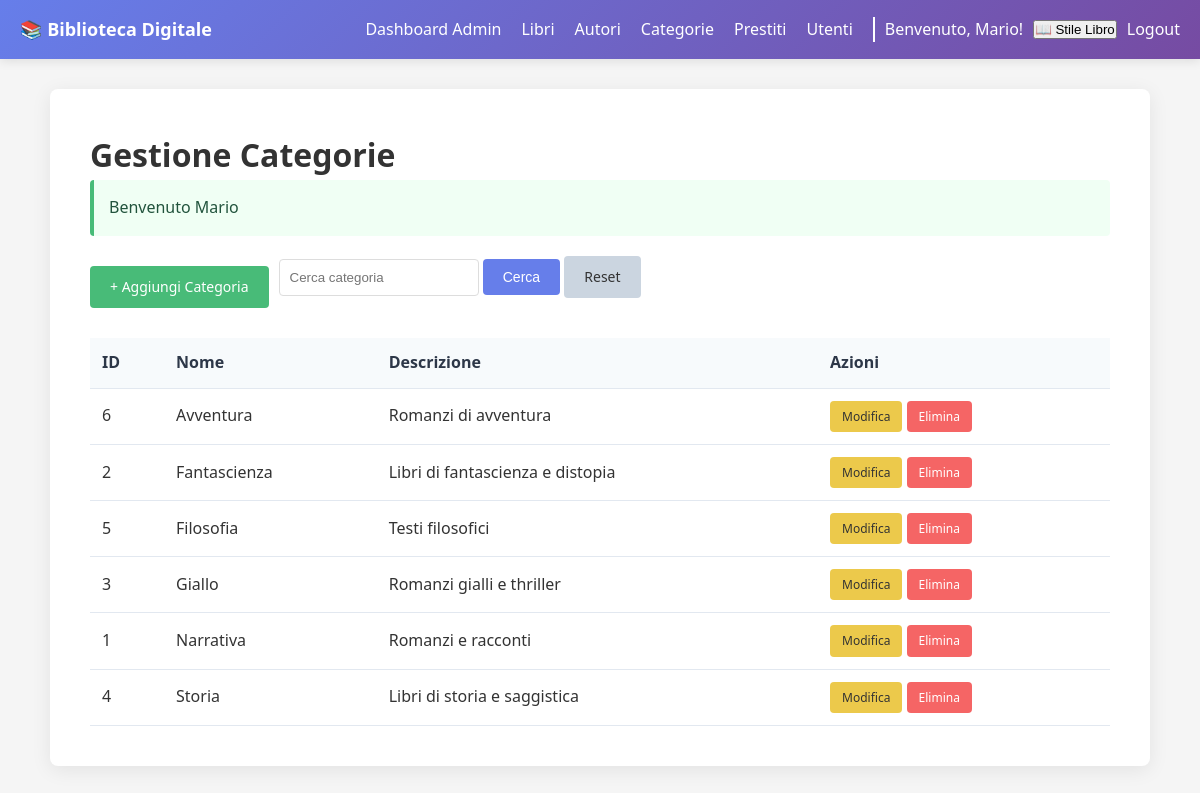
Screenshot of /admin/categorie/index.php (signed in) with the database file from the repository.
### tables this page shows
CREATE TABLE IF NOT EXISTS categorie (
    id INT AUTO_INCREMENT PRIMARY KEY,
    nome VARCHAR(100) NOT NULL UNIQUE,
    descrizione TEXT
);

### admin/categorie/index.php (the view, shortened to what this page needs)
<?php
require_once '../../config/database.php';
require_once '../../includes/functions.php';
$search = $_GET['search'] ?? '';
$sql = "SELECT * FROM categorie WHERE 1=1";
$sql .= " ORDER BY nome ASC";
$result = $conn->query($sql);
?>
<!DOCTYPE html>
<html lang="it">
<head>
    <link rel="stylesheet" href="../../assets/css/style.css">
</head>
<body>
    <?php include '../../includes/navbar.php'; ?>
    <div class="container">
        <h1>Gestione Categorie</h1>
        <?php mostra_messaggio(); ?>
        <div class="toolbar">
            <a href="create.php" class="btn btn-success">+ Aggiungi Categoria</a>
            <form method="GET" class="search-form" style="display:inline;">
                <input type="text" name="search" placeholder="Cerca categoria" value="<?php echo $search; ?>">
                <button type="submit" class="btn btn-primary">Cerca</button>
                <a href="index.php" class="btn btn-secondary">Reset</a>
            </form>
        </div>
        <table class="table">
            <thead>
                <tr>
                    <th>ID</th>
                    <th>Nome</th>
                    <th>Descrizione</th>
                    <th>Azioni</th>
                </tr>
            </thead>
            <tbody>
                <?php if ($result->num_rows > 0): ?>
                    <?php while($cat = $result->fetch_assoc()): ?>
                        <tr>
                            <td><?php echo $cat['id']; ?></td>
                            <td><?php echo $cat['nome']; ?></td>
                            <td><?php echo substr($cat['descrizione'], 0, 50) . (strlen($cat['descrizione']) > 50 ? '...' : ''); ?></td>
                            <td>
                                <a href="edit.php?id=<?php echo $cat['id']; ?>" class="btn btn-small btn-warning">Modifica</a>
                                <a href="delete.php?id=<?php echo $cat['id']; ?>" class="btn btn-small btn-danger" onclick="return confirm('Sicuro?')">Elimina</a>
                            </td>
                        </tr>
                    <?php endwhile; ?>
                <?php else: ?>
                    <tr>
                        <td colspan="4" style="text-align:center;">Nessuna categoria trovata</td>
                    </tr>
                <?php endif; ?>
            </tbody>
        </table>
    </div>
</body>
</html>

### includes/navbar.php
<nav class="navbar">
    <div class="navbar-brand">
        <a href="<?php echo SITE_URL; ?>index.php" style="font-weight: bold; font-size: 18px;">📚 <?php echo SITE_NAME; ?></a>
    </div>
    <div class="navbar-menu">
        <?php if (is_logged_in()): ?>
            <?php if (is_admin()): ?>
                <a href="<?php echo SITE_URL; ?>admin/dashboard.php">Dashboard Admin</a>
                <a href="<?php echo SITE_URL; ?>admin/libri/index.php">Libri</a>
                <a href="<?php echo SITE_URL; ?>admin/autori/index.php">Autori</a>
                <a href="<?php echo SITE_URL; ?>admin/categorie/index.php">Categorie</a>
                <a href="<?php echo SITE_URL; ?>admin/prestiti/index.php">Prestiti</a>
                <a href="<?php echo SITE_URL; ?>admin/utenti/index.php">Utenti</a>
            <?php else: ?>
                <a href="<?php echo SITE_URL; ?>user/dashboard.php">Dashboard</a>
                <a href="<?php echo SITE_URL; ?>user/catalogo.php">Catalogo</a>
                <a href="<?php echo SITE_URL; ?>user/miei_prestiti.php">I Miei Prestiti</a>
            <?php endif; ?>
            <span class="user-info">
                Benvenuto, <?php echo $_SESSION['nome']; ?>!
                <button id="book-style-toggle" onclick="toggleBookStyle()">📖 <span>Stile Libro</span></button>
                <a href="<?php echo SITE_URL; ?>auth/logout.php">Logout</a>
            </span>
        <?php else: ?>
            <a href="<?php echo SITE_URL; ?>auth/login.php">Login</a>
            <a href="<?php echo SITE_URL; ?>auth/register.php">Registrati</a>
        <?php endif; ?>
    </div>
</nav>

### includes/functions.php (shortened to what this page needs)
<?php
function is_logged_in() {
    return isset($_SESSION['user_id']);
}
function is_admin() {
    return isset($_SESSION['ruolo']) && $_SESSION['ruolo'] === 'admin';
}
function mostra_messaggio() {
    if (isset($_SESSION['message'])) {
        $type = $_SESSION['message_type'] ?? 'info';
        $message = $_SESSION['message'];
        echo "<div class='alert alert-{$type}'>{$message}</div>";
    }
}
?>

### assets/css/style.css (style rules this page uses)
* { margin: 0; padding: 0; box-sizing: border-box; }
body { font-family: 'Segoe UI', Tahoma, Geneva, Verdana, sans-serif; line-height: 1.6; background-color: #f5f5f5; color: #333; }
.container { max-width: 1100px; margin: 30px auto; padding: 40px; background: white; border-radius: 8px; box-shadow: 0 4px 20px rgba(0,0,0,0.08); }
.navbar { background: linear-gradient(135deg, #667eea 0%, #764ba2 100%); color: white; padding: 15px 20px; display: flex; justify-content: space-between; align-items: center; box-shadow: 0 2px 10px rgba(0,0,0,0.1); }
.navbar-brand a { color: white; text-decoration: none; font-size: 24px; font-weight: bold; }
.navbar-menu { display: flex; gap: 20px; align-items: center; }
.navbar-menu a { color: white; text-decoration: none; transition: opacity 0.3s; }
.user-info { display: flex; gap: 10px; align-items: center; border-left: 2px solid white; padding-left: 10px; }
.btn { display: inline-block; padding: 10px 20px; text-decoration: none; border-radius: 4px; cursor: pointer; border: none; font-size: 14px; font-weight: 500; transition: all 0.3s; }
.btn-primary { background: #667eea; color: white; }
.btn-success { background: #48bb78; color: white; }
.btn-danger { background: #f56565; color: white; }
.btn-warning { background: #ecc94b; color: #333; }
.btn-secondary { background: #cbd5e0; color: #333; }
.btn-small { padding: 6px 12px; font-size: 12px; }
.alert { padding: 15px; margin-bottom: 20px; border-radius: 4px; border-left: 4px solid; }
.alert-success { background: #f0fff4; color: #22543d; border-color: #48bb78; }
.table { width: 100%; border-collapse: collapse; margin-top: 20px; }
.table th, .table td { padding: 12px; text-align: left; border-bottom: 1px solid #e2e8f0; }
.table th { background: #f7fafc; font-weight: bold; color: #2d3748; }
.user-info button#book-style-toggle span { display: inline; }
.search-form { display: flex; gap: 10px; margin-bottom: 20px; flex-wrap: wrap; }
.search-form input, .search-form select { padding: 10px; border: 1px solid #ddd; border-radius: 4px; }
.search-form input { flex: 1; min-width: 200px; }
.toolbar { display: flex; gap: 10px; margin-bottom: 20px; flex-wrap: wrap; align-items: center; }

### rows the page displays
categorie: id "6", nome "Avventura", descrizione "Romanzi di avventura"
categorie: id "2", nome "Fantascienza", descrizione "Libri di fantascienza e distopia"
categorie: id "5", nome "Filosofia", descrizione "Testi filosofici"
categorie: id "3", nome "Giallo", descrizione "Romanzi gialli e thriller"
categorie: id "1", nome "Narrativa", descrizione "Romanzi e racconti"
categorie: id "4", nome "Storia", descrizione "Libri di storia e saggistica"

### other values shown
SITE_NAME "Biblioteca Digitale"
$_SESSION['nome'] "Mario"
$message "Benvenuto Mario"
